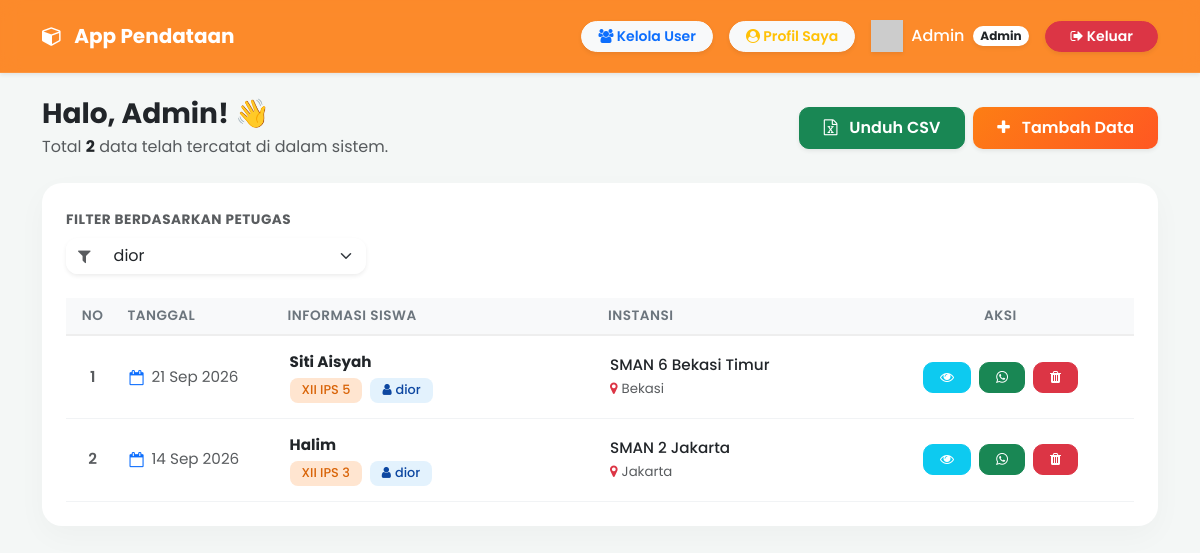
/index.php?filter_user=3 (signed in), run on the app's committed database.
### tables this page shows
CREATE TABLE `data_pendataan` (
  `id` int(11) NOT NULL,
  `id_user` int(11) DEFAULT NULL,
  `tanggal` date NOT NULL,
  `nama` varchar(100) NOT NULL,
  `kelas` varchar(50) NOT NULL,
  `sekolah` varchar(100) NOT NULL,
  `nomor_whatsapp` varchar(20) NOT NULL,
  `kota` varchar(50) NOT NULL
);

CREATE TABLE `users` (
  `id` int(11) NOT NULL,
  `username` varchar(50) NOT NULL,
  `password` varchar(255) NOT NULL,
  `role` enum('admin','pegawai') NOT NULL,
  `nama_lengkap` varchar(100) DEFAULT NULL,
  `nomor_whatsapp` varchar(20) DEFAULT NULL,
  `email` varchar(100) DEFAULT NULL,
  `alamat` text DEFAULT NULL,
  `kota` varchar(50) DEFAULT NULL,
  `provinsi` varchar(50) DEFAULT NULL,
  `kode_referral` varchar(20) DEFAULT NULL,
  `referred_by` varchar(20) DEFAULT NULL
);

### index.php (the view, shortened to what this page needs)
<?php
require 'koneksi.php';
$limit = 10;
$page = isset($_GET['page']) ? (int)$_GET['page'] : 1;
$offset = ($page - 1) * $limit;
if ($_SESSION['role'] === 'admin') {
    if (isset($_GET['filter_user']) && !empty($_GET['filter_user'])) {
        $filter = $_GET['filter_user'];
        $stmt_count = $conn->prepare("SELECT COUNT(*) as total FROM data_pendataan WHERE id_user = ?");
        $stmt_count->bind_param("i", $filter);
        $stmt_count->execute();
        $total_rows = $stmt_count->get_result()->fetch_assoc()['total'];
        $stmt_data = $conn->prepare("SELECT d.*, u.username FROM data_pendataan d LEFT JOIN users u ON d.id_user = u.id WHERE d.id_user = ? ORDER BY d.id DESC LIMIT ? OFFSET ?");
        $stmt_data->bind_param("iii", $filter, $limit, $offset);
        $stmt_data->execute();
        $result = $stmt_data->get_result();
    }
}
?>
<!DOCTYPE html>
<html lang="id">
<head>
    <link href="https://cdn.jsdelivr.net/npm/bootstrap@5.3.0/dist/css/bootstrap.min.css" rel="stylesheet">
    <link rel="stylesheet" href="https://cdnjs.cloudflare.com/ajax/libs/font-awesome/4.7.0/css/font-awesome.min.css">
</head>
<body>
<nav class="navbar navbar-expand-lg navbar-glass shadow-sm sticky-top py-3">
    <div class="container">
        <a class="navbar-brand text-white fw-bold" href="#"><i class="fa fa-cube me-2"></i> App Pendataan</a>
        <div class="collapse navbar-collapse justify-content-end" id="navbarNav">
            <ul class="navbar-nav align-items-center gap-3 mt-3 mt-lg-0">
                <?php if ($_SESSION['role'] === 'admin'): ?>
                    <li class="nav-item">
                        <a href="tambah_user.php" class="btn btn-light btn-sm fw-semibold rounded-pill px-3 text-primary shadow-sm">
                            <i class="fa fa-users"></i> Kelola User
                        </a>
                    </li>
                <?php endif; ?>
                <li class="nav-item">
                    <a href="profil.php" class="btn btn-light btn-sm fw-semibold rounded-pill px-3 text-warning shadow-sm">
                        <i class="fa fa-user-circle"></i> Profil Saya
                    </a>
                </li>
                <li class="nav-item text-white fw-medium d-flex align-items-center">
                    <img src="https://ui-avatars.com/api/?name=<?= urlencode($_SESSION['username']) ?>&background=ffffff&color=fd7e14&rounded=true" alt="User" width="32" class="me-2 shadow-sm">
                    <?= htmlspecialchars(ucfirst($_SESSION['username'])) ?>
                    <span class="badge bg-white text-dark rounded-pill ms-2 shadow-sm"><?= ucfirst($_SESSION['role']) ?></span>
                </li>
                <li class="nav-item">
                    <button onclick="konfirmasiLogout()" class="btn btn-danger btn-sm rounded-pill px-4 shadow-sm fw-semibold">
                        <i class="fa fa-sign-out"></i> Keluar
                    </button>
                </li>
            </ul>
        </div>
    </div>
</nav>
<div class="container mt-4 mb-5">
    <div class="d-flex flex-column flex-md-row justify-content-between align-items-center mb-4">
        <div>
            <h3 class="fw-bold text-dark mb-1">Halo, <?= htmlspecialchars(ucfirst($_SESSION['username'])) ?>! 👋</h3>
            <p class="text-muted mb-0">Total <strong class="text-dark"><?= $total_rows ?></strong> data telah tercatat di dalam sistem.</p>
        </div>
        <div class="d-flex gap-2 mt-3 mt-md-0">
            <a href="?export=csv<?= isset($_GET['filter_user']) ? '&filter_user='.$_GET['filter_user'] : '' ?>" class="btn btn-success fw-semibold px-4 py-2 btn-action shadow-sm">
                <i class="fa fa-file-excel-o me-2"></i> Unduh CSV
            </a>
            <button type="button" class="btn btn-gradient fw-semibold px-4 py-2 shadow-sm" data-bs-toggle="modal" data-bs-target="#modalTambahData">
                <i class="fa fa-plus me-2"></i> Tambah Data
            </button>
        </div>
    </div>
    <div class="card card-premium">
        <?php if ($_SESSION['role'] === 'admin'): ?>
        <form method="GET" action="" class="mb-4" style="max-width: 300px;">
            <label class="form-label text-muted small fw-bold">Filter Berdasarkan Petugas</label>
            <div class="input-group shadow-sm" style="border-radius: 12px; overflow: hidden;">
                <span class="input-group-text bg-white border-0 text-muted"><i class="fa fa-filter"></i></span>
                <select name="filter_user" class="form-select border-0 bg-white" onchange="this.form.submit()" style="box-shadow: none;">
                    <?php
                    $user_query = $conn->query("SELECT id, username FROM users");
                    while($u = $user_query->fetch_assoc()){
                        $selected = (isset($_GET['filter_user']) && $_GET['filter_user'] == $u['id']) ? 'selected' : '';
                        echo "<option value='{$u['id']}' {$selected}>{$u['username']}</option>";
                    }
                    ?>
                </select>
            </div>
        </form>
        <?php endif; ?>
        <div class="table-responsive">
            <table class="table table-custom">
                <thead>
                    <tr>
                        <th class="text-center" width="5%">No</th>
                        <th width="15%">Tanggal</th>
                        <th width="30%">Informasi Siswa</th>
                        <th width="25%">Instansi</th>
                        <th width="25%" class="text-center">Aksi</th>
                    </tr>
                </thead>
                <tbody>
                    <?php
                    $no = $offset + 1;
                    if ($result && $result->num_rows > 0):
                        while ($row = $result->fetch_assoc()):
                            $no_wa = preg_replace('/[^0-9]/', '', $row['nomor_whatsapp']);
                            if (substr($no_wa, 0, 1) === '0') { $no_wa = '62' . substr($no_wa, 1); }
                    ?>
                    <tr>
                        <td class="text-center fw-semibold text-muted"><?= $no++ ?></td>
                        <td>
                            <div class="d-flex align-items-center text-muted">
                                <i class="fa fa-calendar-o me-2 text-primary"></i>
                                <?= date('d M Y', strtotime($row['tanggal'])) ?>
                            </div>
                        </td>
                        <td>
                            <strong class="text-dark d-block mb-1"><?= htmlspecialchars($row['nama']) ?></strong>
                            <span class="badge badge-soft bg-soft-orange"><?= htmlspecialchars($row['kelas']) ?></span>
                            <?php if ($_SESSION['role'] === 'admin'): ?>
                                <span class="badge badge-soft bg-soft-blue ms-1"><i class="fa fa-user me-1"></i><?= htmlspecialchars($row['username'] ?? 'Sistem') ?></span>
                            <?php endif; ?>
                        </td>
                        <td>
                            <div class="fw-medium text-dark text-truncate" style="max-width: 200px;" title="<?= htmlspecialchars($row['sekolah']) ?>">
                                <?= htmlspecialchars($row['sekolah']) ?>
                            </div>
                            <small class="text-muted"><i class="fa fa-map-marker text-danger me-1"></i><?= htmlspecialchars($row['kota']) ?></small>
                        </td>
                        <td class="text-center">
                            <div class="d-flex justify-content-center gap-2">
                                <button type="button" class="btn btn-info text-white btn-sm btn-action px-3" data-bs-toggle="modal" data-bs-target="#modalDetail<?= $row['id'] ?>" title="Detail">
                                    <i class="fa fa-eye"></i>
                                </button>
                                <a href="https://wa.me/<?= $no_wa ?>" target="_blank" class="btn btn-success btn-sm btn-action px-3" title="Chat WhatsApp">
                                    <i class="fa fa-whatsapp"></i>
                                </a>
                                <form action="" method="POST" id="hapusForm<?= $row['id'] ?>" class="m-0">
                                    <button type="button" class="btn btn-danger btn-sm btn-action px-3" onclick="konfirmasiHapus(<?= $row['id'] ?>)" title="Hapus">
                                        <i class="fa fa-trash"></i>
                                    </button>
                                </form>
                            </div>
                        </td>
                    </tr>
                    <?php endwhile; endif; ?>
                </tbody>
            </table>
        </div>
    </div>
</div>
</body>
</html>

### index.php (style rules this page uses)
body { font-family: 'Poppins', sans-serif; background-color: #f4f7f6; color: #2d3436; }
.navbar-glass { background: rgba(253, 126, 20, 0.9) !important; backdrop-filter: blur(10px); border-bottom: 1px solid rgba(255,255,255,0.1); }
.card-premium { border-radius: 20px; box-shadow: 0 10px 30px rgba(0,0,0,0.03); border: none; background: #fff; padding: 1.5rem; }
.btn-gradient { background: linear-gradient(135deg, #fd7e14 0%, #ff5722 100%); color: white; border: none; border-radius: 10px; font-weight: 500; transition: 0.3s; }
.btn-action { border-radius: 10px; font-weight: 500; transition: 0.3s; }
.table-custom { margin-bottom: 0; }
.table-custom th { background-color: #f8f9fa !important; color: #6c757d; font-weight: 600; text-transform: uppercase; font-size: 0.85rem; letter-spacing: 0.5px; border-bottom: 2px solid #eee; }
.table-custom td { vertical-align: middle; font-size: 0.95rem; border-bottom: 1px solid #f1f3f5; padding: 15px 10px; }
.badge-soft { padding: 6px 12px; font-weight: 500; border-radius: 8px; font-size: 0.8rem; }
.bg-soft-orange { background-color: #ffe5d0; color: #d96408; }
.bg-soft-blue { background-color: #e3f2fd; color: #0d47a1; }
.form-label { font-size: 0.85rem; font-weight: 600; color: #6c757d; margin-bottom: 8px; text-transform: uppercase; letter-spacing: 0.5px; }

### data on the page
data_pendataan: tanggal "21 Sep 2026", nama "Siti Aisyah", kelas "XII IPS 5", id_user.username "dior", sekolah "SMAN 6 Bekasi Timur", kota "Bekasi"
data_pendataan: tanggal "14 Sep 2026", nama "Halim", kelas "XII IPS 3", id_user.username "dior", sekolah "SMAN 2 Jakarta", kota "Jakarta"

### other printed values
$_SESSION['username'] "Admin"
$_SESSION['role'] "Admin"
$total_rows "2"
form field filter_user "dior"
